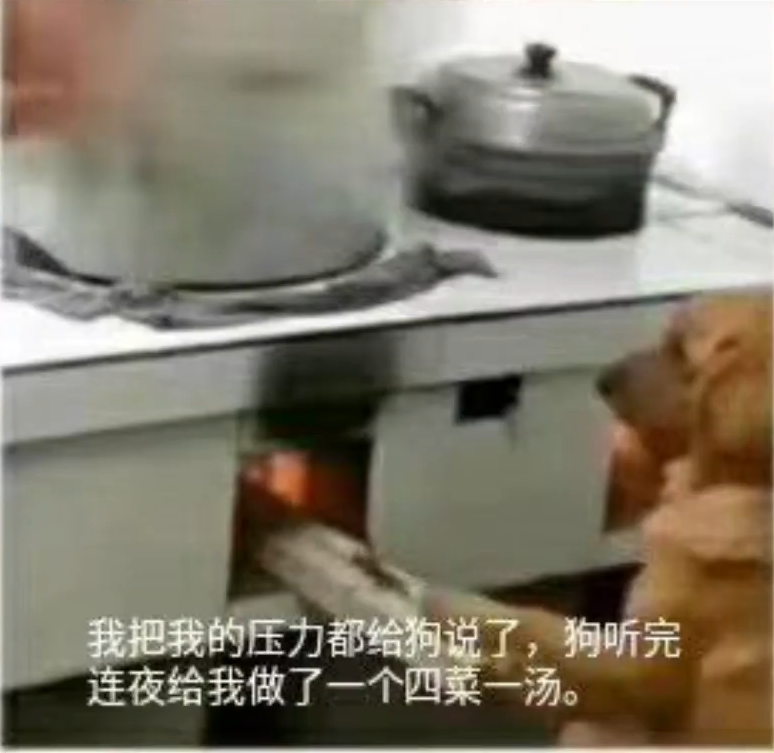
#> input picture img/dog.png, 774 x 753 px
$ python '2_Laplacian算子.py'
#> lines starting #> are read from the running program, lines starting #| are printed output that depends on the picture
import cv2 as cv
import numpy as np
import matplotlib.pyplot as plt


# Laplacian是利用二阶导数进行边缘检测的算子
# f''(x) = f(x+1)+f(x-1)-2f(x)
# 所以使用的卷积核：
"""
kerenl = [
    0 1 0
    1 -4 1
    0 1 0
]
"""
# API：
# laplacian = cv2.Laplacian(src, ddepth[, dst[, ksize[, scale[, delta[, borderType]]]]])
# Src: 需要处理的图像，
# Ddepth: 图像的深度，-1表示采用的是原图像相同的深度，目标图像的深度必须大于等于原图像的深度；
# ksize：算子的大小，即卷积核的大小，必须为1,3,5,7。


# 练习:

img = cv.imread("../../img/dog.png", 0)
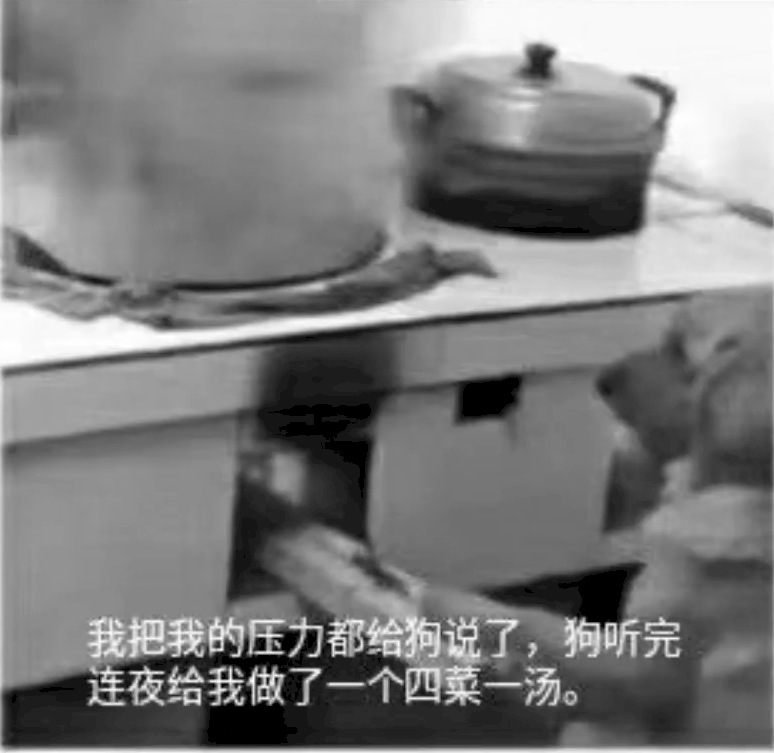
#> img: shape (753, 774); min 0, max 255, mean 124.4
img_laplacian = cv.Laplacian(img, cv.CV_16S, ksize=3)
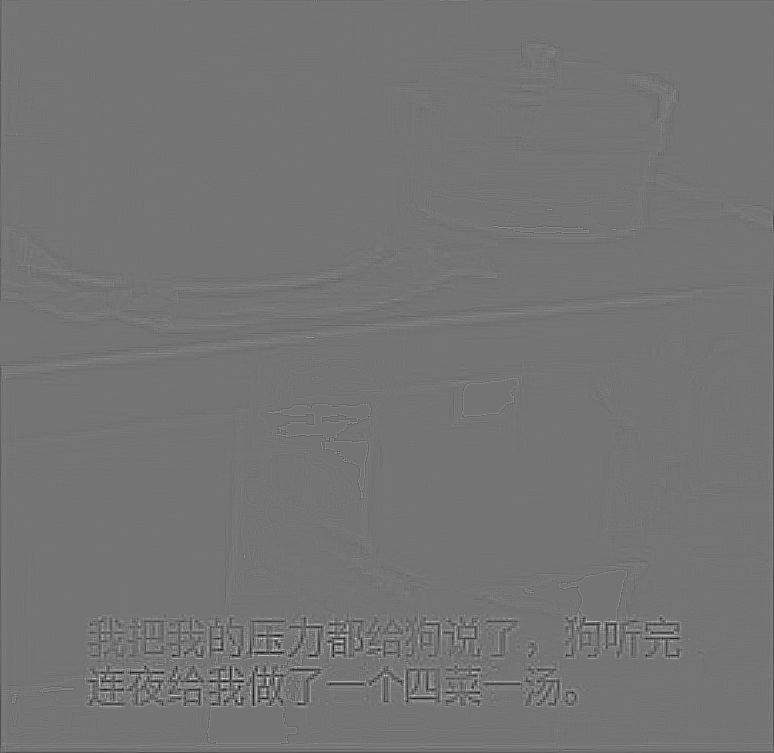
#> img_laplacian: shape (753, 774) int16; min -632, max 750, mean -0.2; drawn with min black and max white
img_laplacian_abs = cv.convertScaleAbs(img_laplacian)
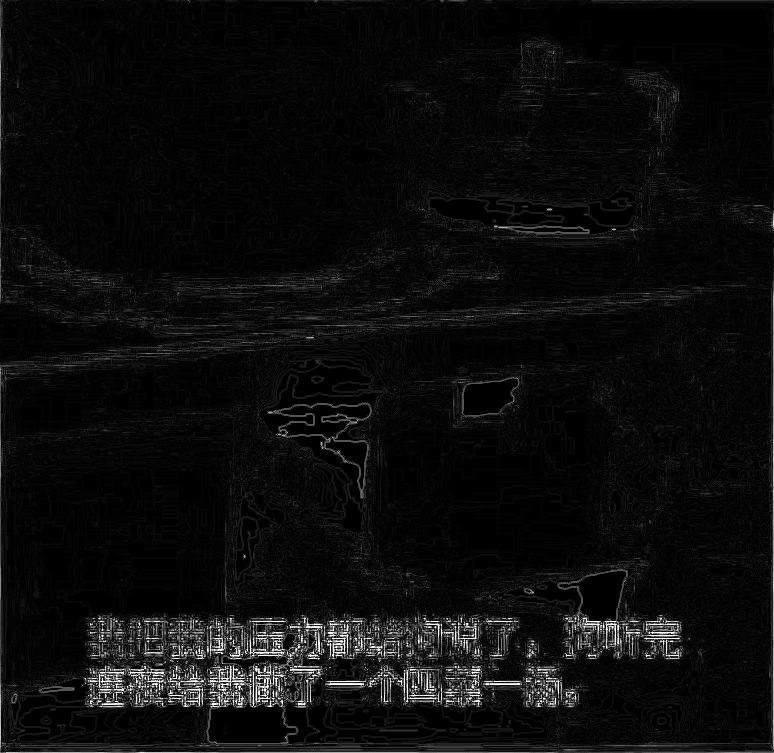
#> img_laplacian_abs: shape (753, 774); min 0, max 255, mean 12.5

plt.imshow(img_laplacian_abs, cmap=plt.cm.gray)
plt.show()
